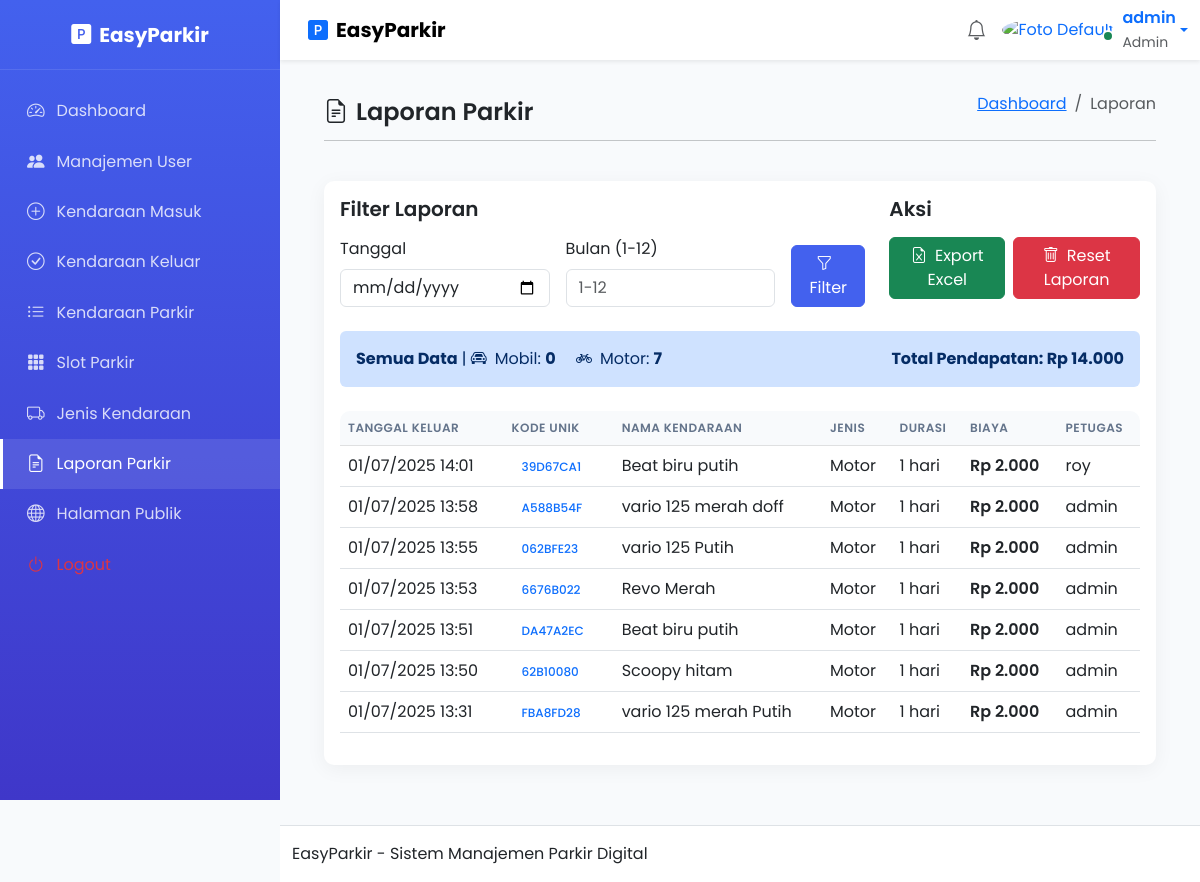
Page /admin/laporan.php (signed in) on the committed database.
### tables this page shows
CREATE TABLE `riwayat_keluar` (
    `id` int(11) NOT NULL,
    `kode_unik` varchar(20) DEFAULT NULL,
    `nama_kendaraan` varchar(50) DEFAULT NULL,
    `id_jenisKendaraan` int(11) DEFAULT NULL,
    `waktu_masuk` datetime DEFAULT NULL,
    `waktu_keluar` timestamp NOT NULL DEFAULT CURRENT_TIMESTAMP,
    `durasi_hari` int(11) DEFAULT NULL,
    `biaya` int(11) DEFAULT NULL,
    `id_user` int(11) DEFAULT NULL
  );

CREATE TABLE `jenisKendaraan` (
    `id_jenisKendaraan` int(11) NOT NULL,
    `jenis_kendaraan` varchar(20) DEFAULT NULL,
    `harga` varchar(10) DEFAULT NULL,
    `kapasitas_slot` int(11) DEFAULT '0'
  );

CREATE TABLE `user` (
    `id` int(11) NOT NULL,
    `username` varchar(50) DEFAULT NULL,
    `password` varchar(255) DEFAULT NULL,
    `role` enum('admin','petugas') NOT NULL DEFAULT 'petugas'
  );

### config/config.php (called while the page is built, shortened)
<?php
if (!function_exists('rupiah')) {
    function rupiah($angka) {
        return number_format($angka, 0, ',', '.');
    }
}
?>

### admin/laporan.php (the view, shortened to what this page needs)
<?php
include "../config/config.php";
$per_page = 10;
$page = isset($_GET['page']) ? (int)$_GET['page'] : 1;
$page = max($page, 1);
$offset = ($page - 1) * $per_page;
$label = 'Semua Data';
$data = [];
$where_clause = '';
$query = mysqli_query($koneksi, "
    SELECT rk.*, jk.jenis_kendaraan, u.username
    FROM riwayat_keluar rk
    JOIN jenisKendaraan jk ON rk.id_jenisKendaraan = jk.id_jenisKendaraan
    LEFT JOIN user u ON rk.id_user = u.id
    $where_clause
    ORDER BY waktu_keluar DESC
    LIMIT $offset, $per_page
");
$total_motor = 0;
$total_mobil = 0;
$pendapatan = 0;
while ($row = mysqli_fetch_assoc($query)) {
    $data[] = $row;
    $pendapatan += $row['biaya'];
    if (strtolower($row['jenis_kendaraan']) === 'motor') {
        $total_motor++;
    } else {
        $total_mobil++;
    }
}
?>
<!DOCTYPE html>
<html lang="en">
<head>
    <?php require_once('template/css.php'); ?>
</head>
<body>
<div class="main-wrapper">
    <?php require_once('template/sidebar.php'); ?>
    <div class="main-content">
        <?php require_once('template/nav.php'); ?>
        <div class="content-wrapper">
            <div class="container-fluid">
                <div class="row mb-4">
                    <div class="col-12">
                        <div class="d-flex justify-content-between align-items-center">
                            <h4 class="fw-semibold mb-0"><i class="bi bi-file-earmark-text me-2"></i>Laporan Parkir</h4>
                            <nav aria-label="breadcrumb">
                                <ol class="breadcrumb">
                                    <li class="breadcrumb-item"><a href="index.php">Dashboard</a></li>
                                    <li class="breadcrumb-item active" aria-current="page">Laporan</li>
                                </ol>
                            </nav>
                        </div>
                        <hr class="mt-2">
                    </div>
                </div>
                <div class="card dashboard-card">
                    <div class="card-body">
                        <div class="row mb-4">
                            <div class="col-md-8">
                                <h5 class="fw-semibold mb-3">Filter Laporan</h5>
                                <form method="GET" class="row g-3">
                                    <div class="col-md-5">
                                        <label class="form-label">Tanggal</label>
                                        <input type="date" name="tanggal" class="form-control" value="<?= $_GET['tanggal'] ?? '' ?>">
                                    </div>
                                    <div class="col-md-5">
                                        <label class="form-label">Bulan (1-12)</label>
                                        <input type="number" name="bulan" min="1" max="12" class="form-control"
                                               placeholder="1-12" value="<?= $_GET['bulan'] ?? '' ?>">
                                    </div>
                                    <div class="col-md-2 d-flex align-items-end">
                                        <button type="submit" class="btn btn-primary w-100">
                                            <i class="bi bi-funnel me-2"></i>Filter
                                        </button>
                                    </div>
                                </form>
                            </div>
                            <div class="col-md-4">
                                <h5 class="fw-semibold mb-3">Aksi</h5>
                                <div class="d-flex gap-2">
                                    <a class="btn btn-success" href="laporan_excel.php<?= isset($_GET['tanggal']) ? '?tanggal='.$_GET['tanggal'] : (isset($_GET['bulan']) ? '?bulan='.$_GET['bulan'] : '') ?>">
                                        <i class="bi bi-file-earmark-excel me-2"></i>Export Excel
                                    </a>
                                    <form method="POST" onsubmit="return confirm('Yakin ingin menghapus semua laporan?');">
                                        <button type="submit" name="reset" class="btn btn-danger">
                                            <i class="bi bi-trash me-2"></i>Reset Laporan
                                        </button>
                                    </form>
                                </div>
                            </div>
                        </div>
                        <div class="alert alert-primary bg-primary-light border-0 mb-4">
                            <div class="d-flex justify-content-between align-items-center">
                                <div>
                                    <strong><?= $label ?></strong> |
                                    <span class="me-3"><i class="bi bi-car-front me-2"></i>Mobil: <strong><?= $total_mobil ?></strong></span>
                                    <span><i class="bi bi-bicycle me-2"></i>Motor: <strong><?= $total_motor ?></strong></span>
                                </div>
                                <div>
                                    <span class="fw-bold">Total Pendapatan: Rp <?= rupiah($pendapatan) ?></span>
                                </div>
                            </div>
                        </div>
                        <div class="table-responsive">
                            <table class="table table-hover">
                                <thead class="table-light">
                                    <tr>
                                        <th>Tanggal Keluar</th>
                                        <th>Kode Unik</th>
                                        <th>Nama Kendaraan</th>
                                        <th>Jenis</th>
                                        <th>Durasi</th>
                                        <th>Biaya</th>
                                        <th>Petugas</th>
                                    </tr>
                                </thead>
                                <tbody>
                                    <?php foreach ($data as $d): ?>
                                    <tr>
                                        <td><?= date("d/m/Y H:i", strtotime($d['waktu_keluar'])) ?></td>
                                        <td><span class="badge bg-primary-light text-primary"><?= $d['kode_unik'] ?></span></td>
                                        <td><?= $d['nama_kendaraan'] ?></td>
                                        <td><?= $d['jenis_kendaraan'] ?></td>
                                        <td><?= $d['durasi_hari'] ?> hari</td>
                                        <td class="fw-semibold">Rp <?= rupiah($d['biaya']) ?></td>
                                        <td><?= $d['username'] ?? '-' ?></td>
                                    </tr>
                                    <?php endforeach; ?>
                                </tbody>
                            </table>
                        </div>
                    </div>
                </div>
            </div>
        </div>
        <?php require_once('template/footer.php'); ?>
    </div>
</div>
</body>
</html>

### admin/template/css.php (style rules this page uses)
:root { --primary-color: #4361ee; --secondary-color: #3f37c9; --sidebar-width: 280px; --topbar-height: 70px; }
body { font-family: 'Poppins', sans-serif; background-color: #f8fafc; overflow-x: hidden; }
.main-content { margin-left: var(--sidebar-width); min-height: 100vh; transition: all 0.3s ease; }
.content-wrapper { padding: 2rem; }
.dashboard-card { border: none; border-radius: 10px; box-shadow: 0 4px 20px rgba(0, 0, 0, 0.05); transition: transform 0.3s ease, box-shadow 0.3s ease; }
.table-responsive { border-radius: 10px; overflow: hidden; }
.table thead th { background-color: #f8fafc; font-weight: 600; text-transform: uppercase; font-size: 0.75rem; letter-spacing: 0.5px; color: #64748b; }
.badge { font-weight: 500; padding: 5px 10px; border-radius: 8px; }
.btn-primary { background-color: var(--primary-color); border-color: var(--primary-color); }
.main-content { flex: 1; display: flex; flex-direction: column; }
.content-wrapper { flex: 1; padding-bottom: 60px; }

### rows in the picture
riwayat_keluar: waktu_keluar "01/07/2025 14:01", kode_unik "39D67CA1", nama_kendaraan "Beat biru putih", id_jenisKendaraan.jenis_kendaraan "Motor", durasi_hari "1", biaya "2.000", id_user.username "roy"
riwayat_keluar: waktu_keluar "01/07/2025 13:58", kode_unik "A588B54F", nama_kendaraan "vario 125 merah doff", id_jenisKendaraan.jenis_kendaraan "Motor", durasi_hari "1", biaya "2.000", id_user.username "admin"
riwayat_keluar: waktu_keluar "01/07/2025 13:55", kode_unik "062BFE23", nama_kendaraan "vario 125 Putih", id_jenisKendaraan.jenis_kendaraan "Motor", durasi_hari "1", biaya "2.000", id_user.username "admin"
riwayat_keluar: waktu_keluar "01/07/2025 13:53", kode_unik "6676B022", nama_kendaraan "Revo Merah", id_jenisKendaraan.jenis_kendaraan "Motor", durasi_hari "1", biaya "2.000", id_user.username "admin"
riwayat_keluar: waktu_keluar "01/07/2025 13:51", kode_unik "DA47A2EC", nama_kendaraan "Beat biru putih", id_jenisKendaraan.jenis_kendaraan "Motor", durasi_hari "1", biaya "2.000", id_user.username "admin"
riwayat_keluar: waktu_keluar "01/07/2025 13:50", kode_unik "62B10080", nama_kendaraan "Scoopy hitam", id_jenisKendaraan.jenis_kendaraan "Motor", durasi_hari "1", biaya "2.000", id_user.username "admin"
riwayat_keluar: waktu_keluar "01/07/2025 13:31", kode_unik "FBA8FD28", nama_kendaraan "vario 125 merah Putih", id_jenisKendaraan.jenis_kendaraan "Motor", durasi_hari "1", biaya "2.000", id_user.username "admin"

### other values in the picture
$_SESSION['username'] "admin"
$_SESSION['role'] "Admin"
$label "Semua Data"
$total_mobil "0"
$total_motor "7"
rupiah($pendapatan) "14.000"
